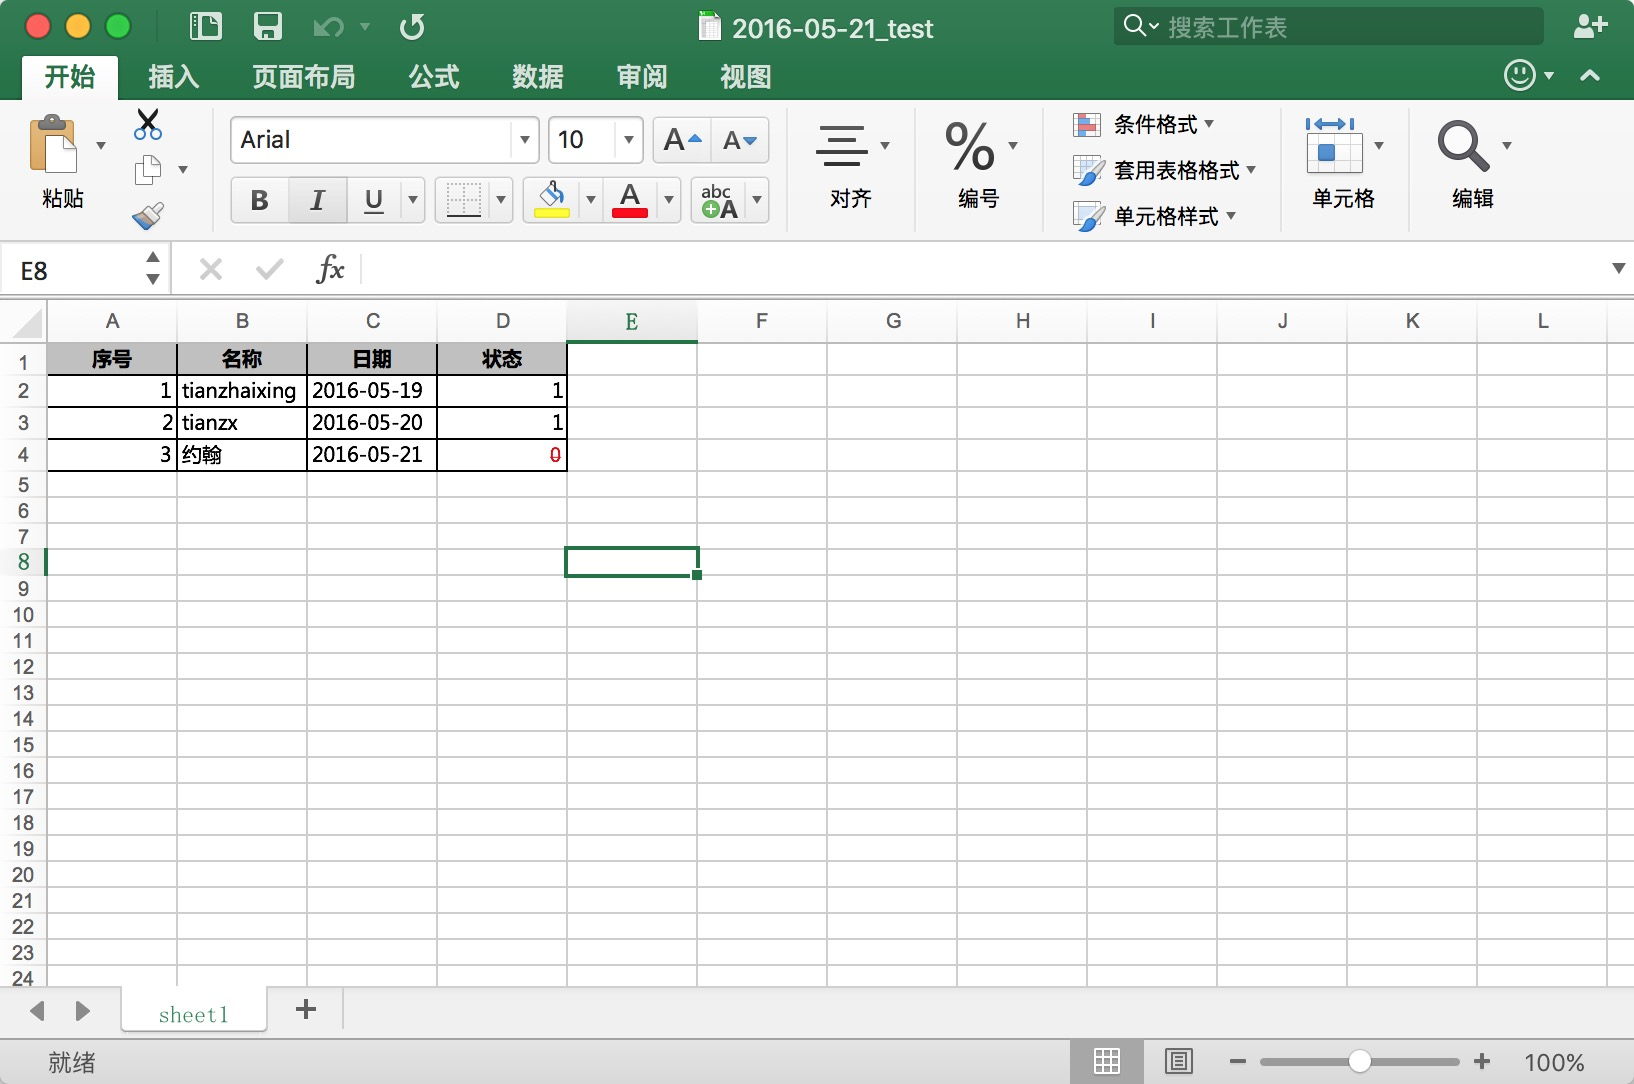

This chart was generated by the following Python code:
# -*- encoding:utf-8 -*-
import sys
import datetime
import xlwt
from xlwt import *

reload(sys)
sys.setdefaultencoding('utf-8')

# add workbook by set encoding='utf-8'
workbook = xlwt.Workbook(encoding='utf-8')
# set border of cell
borders = xlwt.Borders()
borders.left = xlwt.Borders.THIN
borders.right = xlwt.Borders.THIN
borders.top = xlwt.Borders.THIN
borders.bottom = xlwt.Borders.THIN

# normal style of cell --One
style = xlwt.XFStyle()
font = xlwt.Font()
# font.name = 'Times New Roman'
# font.name = 'Arial'
font.name = 'Microsoft YaHei'  # 微软雅黑字体
style.font = font
style.borders = borders

# date related style of cell --Two
dateStyle = xlwt.XFStyle()
dateStyle.num_format_str = 'YYYY-MM-DD hh:mm:ss'
dateStyle.font = font
dateStyle.borders = borders

# title related style of cell --Three
bgstyle = xlwt.XFStyle()
font1 = xlwt.Font()
font1.name = 'Microsoft YaHei'
font1.bold = True
bgstyle.font = font1
# Alignment
al = Alignment()
al.horz = Alignment.HORZ_CENTER
al.vert = Alignment.VERT_CENTER
bgstyle.alignment = al
# pattern
pattern = xlwt.Pattern()
pattern.pattern = xlwt.Pattern.SOLID_PATTERN
pattern.pattern_fore_colour = 22
bgstyle.pattern = pattern
bgstyle.borders = borders

# set color = red, add struck
zeroStyle = xlwt.XFStyle()
font2 = xlwt.Font()
font2.struck_out = True
font2.colour_index = 2
zeroStyle.font = font2
zeroStyle.borders = borders

# add sheet by allowing overwrite cell
sheet = workbook.add_sheet('sheet1', cell_overwrite_ok=True)
titles = ['序号', '名称', '日期', '状态']
datas = [
    [1, 'tianzhaixing', '2016-05-19', 1],
    [2, 'tianzx', '2016-05-20', 1],
    [3, '约翰', '2016-05-21', 0]
]

# write title related content
for i, v in enumerate(titles):
    sheet.write(0, i, v, bgstyle)

# write data to excel
for row, data in enumerate(datas):
    idx, name, date, status = data
    sheet.write(row + 1, 0, idx, style)
    sheet.write(row + 1, 1, name, style)
    sheet.write(row + 1, 2, date, dateStyle)
    sheet.write(row + 1, 3, status, style)
    if status == 0:
        sheet.write(row + 1, 3, status, zeroStyle)

# save excel
dayTime = datetime.datetime.now().strftime('%Y-%m-%d')
workbookName = dayTime + '_write2excel.xls'
workbook.save(workbookName)
